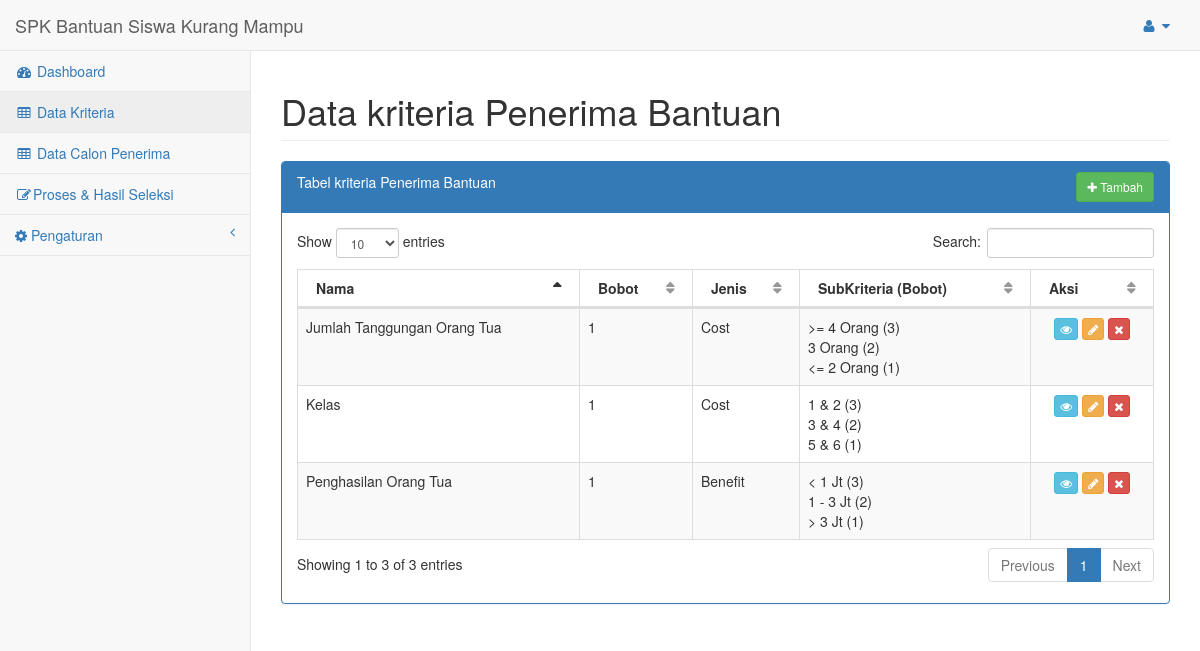
The app's page /index.php?url=data_kriteria (signed in) with its own data.
### tables this page shows
CREATE TABLE `subkriteria` (
  `id` int(11) NOT NULL,
  `kriteria_id` int(11) DEFAULT 0,
  `nama` varchar(50) DEFAULT '0',
  `bobot` double DEFAULT 0
);

CREATE TABLE `kriteria` (
  `id` int(11) NOT NULL,
  `nama` varchar(255) NOT NULL,
  `bobot` double NOT NULL,
  `jenis` varchar(50) NOT NULL
);

### config/routes.php (called while the page is built, shortened)
<?php
$include = [];
if(isset($_GET['url'])){
	switch ($_GET['url']) {
		case 'data_kriteria':
			$include[] = 'halaman/kriteria/index.php';
			break;
	}
}else{
	$include[] = 'halaman/dashboard.php';
}
?>

### config/kriteria/load_data.php (called while the page is built)
<?php
include 'config/koneksi.php';
$hasil = mysqli_query($koneksi, "SELECT kriteria.id, kriteria.nama, kriteria.bobot, kriteria.jenis, subkriteria.nama as nama_subkriteria , subkriteria.bobot as bobot_subkriteria, subkriteria.id as subkriteria_id FROM kriteria left join subkriteria on (kriteria.id=subkriteria.kriteria_id)");
while ($data = mysqli_fetch_assoc($hasil)) {
	$datas[$data['nama']][] = $data;
}
 ?>

### halaman/kriteria/index.php (the view)
<div id="page-wrapper">
    <div class="row">
        <div class="col-lg-12">
            <h1 class="page-header">Data kriteria Penerima Bantuan</h1>
        </div>
    </div>
    <div class="row">
        <div class="col-lg-12">
            <div class="panel panel-primary">
                <div class="panel-heading" style="padding-bottom: 20px">
                    <div>
                        Tabel kriteria Penerima Bantuan
                    <?php if ($_SESSION['level']=='superadmin'): ?>
                    <a href="index.php?url=data_kriteria_tambah" class="btn btn-sm btn-success" style="float: right;"><i class="fa fa-plus"></i> Tambah
                    </a>
                    <?php endif ?>
                    </div>
                </div>
                <div class="panel-body">
                    <div class="dataTable_wrapper">
                        <table width="100%" class="table table-striped table-bordered table-hover" id="dataTables-example">
                            <thead>
                                <tr>
                                    <th>Nama</th>
                                    <th>Bobot</th>
                                    <th>Jenis</th>
                                    <th>SubKriteria (Bobot)</th>
                                    <th>Aksi</th>
                                </tr>
                            </thead>
                            <tbody>
                            <?php if(isset($datas)): ?>
                                <?php foreach($datas as $data): ?>
                                <tr>
                                    <td><?php echo $data[0]['nama']; ?></td>
                                    <td><?php echo $data[0]['bobot']; ?></td>
                                    <td><?php echo $data[0]['jenis']; ?></td>
                                    <td>
                                        <?php foreach($data as $data_sub): ?>
                                        <?php if ($data_sub['nama_subkriteria'] != 'input'): ?>
                                              <?php echo $data_sub['nama_subkriteria'].' ('.$data_sub['bobot_subkriteria'].')'; ?>
                                        <?php else: ?>
                                            -
                                        <?php endif ?>
                                        <br>
                                        <?php   endforeach; ?>
                                    </td>
                                    <td align="center">
                                        <a href="index.php?url=data_kriteria_lihat&id=<?php echo $data[0]['id'] ?>" class="btn btn-xs btn-info" title="Lihat">
                                            <i class="fa fa-eye"></i>
                                        </a>
                                        <?php if ($_SESSION['level']=='superadmin'): ?>
                                        <a href="index.php?url=data_kriteria_ubah&id=<?php echo $data[0]['id'] ?>" class="btn btn-xs btn-warning" title="Ubah">
                                            <i class="fa fa-pencil"></i>
                                        </a>
                                        <a href="config/kriteria/proses_hapus.php?&id=<?php echo $data[0]['id'] ?>" class="btn btn-xs btn-danger" title="Hapus" onclick="return confirm('Apakah anda yakin ingin menghapus?')" >
                                            <i class="fa fa-remove"></i>
                                        </a>
                                        <?php endif ?>
                                    </td>
                                </tr>
                            <?php endforeach; ?>
                            <?php endif; ?>
                            </tbody>
                        </table>
                    </div>
                </div>
            </div>
        </div>
    </div>
</div>

### halaman/header.php (shortened to what this page needs)
<!DOCTYPE html>
<html lang="en">
<head>
    <link href="asset/bower_components/bootstrap/dist/css/bootstrap.min.css" rel="stylesheet">
    <link href="asset/bower_components/metisMenu/dist/metisMenu.min.css" rel="stylesheet">
    <link href="asset/bower_components/datatables-plugins/integration/bootstrap/3/dataTables.bootstrap.css" rel="stylesheet">
    <link href="asset/dist/css/sb-admin-2.css" rel="stylesheet">
    <link href="asset/bower_components/font-awesome/css/font-awesome.min.css" rel="stylesheet" type="text/css">
</head>
<body>
    <div id="wrapper">
        <nav class="navbar navbar-default navbar-static-top" role="navigation" style="margin-bottom: 0">
            <div class="navbar-header">
                <a class="navbar-brand" href="index.php?url=dashboard">SPK Bantuan Siswa Kurang Mampu</a>
            </div>
            <ul class="nav navbar-top-links navbar-right">
                <li class="dropdown">
                    <a class="dropdown-toggle" data-toggle="dropdown" href="#">
                        <i class="fa fa-user fa-fw"></i>  <i class="fa fa-caret-down"></i>
                    </a>
                </li>
            </ul
            <div class="navbar-default sidebar" role="navigation">
                <div class="sidebar-nav navbar-collapse">
                    <ul class="nav" id="side-menu">
                        <li>
                            <a href="index.php?url=dashboard"><i class="fa fa-dashboard fa-fw"></i> Dashboard</a>
                        </li>
                        <li>
                            <a href="index.php?url=data_kriteria"><i class="fa fa-table fa-fw"></i> Data Kriteria</a>
                        </li>
                        <li>
                            <a href="index.php?url=data_calon"><i class="fa fa-table fa-fw"></i> Data Calon Penerima</a>
                        </li>
                        <li>
                            <a href="index.php?url=proses_seleksi"><i class="fa fa-edit fa-fw"></i>Proses & Hasil Seleksi</a>
                        </li>
                        <?php if ($_SESSION['level']=='superadmin'): ?>
                        <li>
                            <a href="#"><i class="fa fa-gear"></i> Pengaturan<span class="fa arrow"></span></a>
                        </li>
                        <?php endif ?>
                    </ul>
                </div>
            </div>
        </nav>

### index.php (shortened to what this page needs)
<?php
include 'config/routes.php';
 include 'halaman/header.php';
foreach ($req as $key => $value) {
	require_once $value;
}
foreach ($include as $key => $value) {
	require_once $value;
}
include 'halaman/footer.php';
?>

### halaman/footer.php (shortened to what this page needs)
    </div>
</body>
</html>

### records on screen
subkriteria: kriteria.nama "Penghasilan Orang Tua", kriteria.bobot "1", kriteria.jenis "Benefit", nama "< 1 Jt", bobot "3"
subkriteria: nama "1 - 3 Jt", bobot "2"
subkriteria: nama "> 3 Jt", bobot "1"
subkriteria: kriteria.nama "Jumlah Tanggungan Orang Tua", kriteria.bobot "1", kriteria.jenis "Cost", nama ">= 4 Orang", bobot "3"
subkriteria: nama "3 Orang", bobot "2"
subkriteria: nama "<= 2 Orang", bobot "1"
subkriteria: kriteria.nama "Kelas", kriteria.bobot "1", kriteria.jenis "Cost", nama "1 & 2", bobot "3"
subkriteria: nama "3 & 4", bobot "2"
subkriteria: nama "5 & 6", bobot "1"
